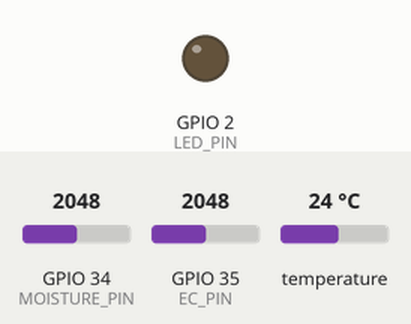
This sketch was run on a simulated ESP32. Shown: output pins drawn as LEDs (lit = HIGH). The test bench sets the inputs (shaded band); at power-on: GPIO 34 (MOISTURE_PIN) = 2048, GPIO 35 (EC_PIN) = 2048, temperature 24 °C. WiFi joins after 1.5 s; servers stay silent unless stated; no MQTT or app messages arrive unless stated; what the sketch prints to the serial monitor is not drawn.

Above: at 0.0 s.
At 2.1 s:
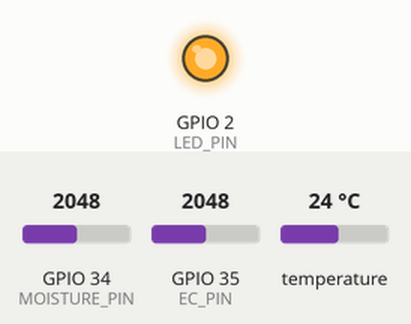
Timing chart, 0 to 4.8 s (numbered marks = the images above):
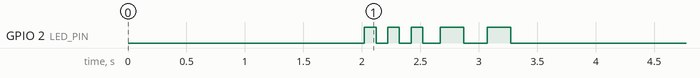

The sketch:

soil_monitor.ino
```cpp
/*
 * CropPulse ESP32 Soil Monitor Firmware
 * =======================================
 * Hardware:
 *   - Capacitive Moisture Sensor  → GPIO34 (ADC1)
 *   - DS18B20 Temperature Sensor  → GPIO4  (OneWire)
 *   - EC Sensor (analog)          → GPIO35 (ADC1)
 *   - Status LED (built-in)       → GPIO2
 *
 * Libraries required (install via Arduino Library Manager):
 *   - PubSubClient   by Nick O'Leary
 *   - DallasTemperature + OneWire by Miles Burton
 *   - ArduinoJson    by Benoit Blanchon
 *
 * Protocol: MQTT over WiFi → broker.hivemq.com:1883
 * Payload topic: soil/farm1/zone1
 */

#include <WiFi.h>
#include <PubSubClient.h>
#include <OneWire.h>
#include <DallasTemperature.h>
#include <ArduinoJson.h>

// ── WiFi credentials ─────────────────────────────────────────────────────
const char* WIFI_SSID     = "YOUR_WIFI_SSID";
const char* WIFI_PASSWORD = "YOUR_WIFI_PASSWORD";

// ── MQTT broker ───────────────────────────────────────────────────────────
const char* MQTT_BROKER    = "broker.hivemq.com";
const int   MQTT_PORT      = 1883;
const char* MQTT_TOPIC     = "soil/farm1/zone1";
const char* DEVICE_ID      = "esp32_farm1_zone1";

// ── Pin definitions ───────────────────────────────────────────────────────
#define MOISTURE_PIN   34    // Capacitive sensor (ADC)
#define TEMP_PIN        4    // DS18B20 OneWire data
#define EC_PIN         35    // EC sensor (ADC)
#define LED_PIN         2    // Built-in LED

// ── Calibration constants (tune with your specific sensors) ──────────────
// Capacitive moisture: raw ADC 4095 = dry air (0%), ~1500 = saturated (100%)
const int MOISTURE_DRY  = 3800;   // ADC reading in dry air
const int MOISTURE_WET  = 1400;   // ADC reading fully submerged

// EC sensor: voltage-to-dS/m conversion factor (adjust for your circuit)
const float EC_VOLTAGE_REF    = 3.3f;   // ESP32 ADC reference
const float EC_CELL_CONSTANT  = 1.0f;   // cm-1 – sensor-specific

// ── Timing ────────────────────────────────────────────────────────────────
const unsigned long READ_INTERVAL_MS = 30000UL;  // 30 seconds

// ── Globals ───────────────────────────────────────────────────────────────
WiFiClient   wifiClient;
PubSubClient mqttClient(wifiClient);
OneWire      oneWire(TEMP_PIN);
DallasTemperature tempSensor(&oneWire);

unsigned long lastReadTime = 0;
int reconnectAttempts = 0;

// ── LED helpers ───────────────────────────────────────────────────────────
void blinkLED(int times, int delayMs) {
  for (int i = 0; i < times; i++) {
    digitalWrite(LED_PIN, HIGH);
    delay(delayMs);
    digitalWrite(LED_PIN, LOW);
    delay(delayMs);
  }
}

// ── Sensor reading functions ──────────────────────────────────────────────
float readMoisturePct() {
  // Average 10 ADC samples to reduce noise
  long sum = 0;
  for (int i = 0; i < 10; i++) {
    sum += analogRead(MOISTURE_PIN);
    delay(5);
  }
  float raw = sum / 10.0f;
  // Map and clamp to 0–100%
  float pct = map(raw, MOISTURE_DRY, MOISTURE_WET, 0, 100);
  return constrain(pct, 0.0f, 100.0f);
}

float readTemperatureC() {
  tempSensor.requestTemperatures();
  float t = tempSensor.getTempCByIndex(0);
  if (t == DEVICE_DISCONNECTED_C || t < -50 || t > 85) {
    Serial.println("[WARN] DS18B20 disconnected or bad reading");
    return -999.0f;  // sentinel
  }
  return t;
}

float readEC_dSm() {
  // Average 10 samples
  long sum = 0;
  for (int i = 0; i < 10; i++) {
    sum += analogRead(EC_PIN);
    delay(5);
  }
  float raw = sum / 10.0f;
  float voltage = (raw / 4095.0f) * EC_VOLTAGE_REF;

  // Convert voltage to EC (dS/m) using simplified formula.
  // This is a placeholder — calibrate against a known EC solution.
  // Typical formula: EC = (voltage * conductivity_factor) / cell_constant
  float ec = (voltage * 1.8f) * EC_CELL_CONSTANT;
  return constrain(ec, 0.0f, 20.0f);
}

// ── WiFi ──────────────────────────────────────────────────────────────────
void connectWiFi() {
  Serial.print("[WiFi] Connecting to ");
  Serial.println(WIFI_SSID);
  WiFi.begin(WIFI_SSID, WIFI_PASSWORD);

  int attempts = 0;
  while (WiFi.status() != WL_CONNECTED && attempts < 30) {
    delay(500);
    Serial.print(".");
    attempts++;
  }

  if (WiFi.status() == WL_CONNECTED) {
    Serial.println("\n[WiFi] Connected! IP: " + WiFi.localIP().toString());
    blinkLED(3, 100);
  } else {
    Serial.println("\n[WiFi] FAILED – retrying in 10s");
    blinkLED(10, 80);
    delay(10000);
    ESP.restart();
  }
}

// ── MQTT ──────────────────────────────────────────────────────────────────
void connectMQTT() {
  mqttClient.setServer(MQTT_BROKER, MQTT_PORT);
  mqttClient.setKeepAlive(60);

  String clientId = String("esp32-") + String((uint32_t)ESP.getEfuseMac(), HEX);

  int backoffMs = 2000;
  while (!mqttClient.connected()) {
    Serial.print("[MQTT] Connecting as ");
    Serial.println(clientId);

    if (mqttClient.connect(clientId.c_str())) {
      Serial.println("[MQTT] Connected to " + String(MQTT_BROKER));
      reconnectAttempts = 0;
      blinkLED(2, 200);
    } else {
      reconnectAttempts++;
      Serial.print("[MQTT] Failed rc=");
      Serial.print(mqttClient.state());
      Serial.print(" – retry in ");
      Serial.print(backoffMs / 1000);
      Serial.println("s");
      delay(backoffMs);
      backoffMs = min(backoffMs * 2, 60000);  // exponential backoff, cap 60s
    }
  }
}

// ── Publish ───────────────────────────────────────────────────────────────
void publishReading(float moisture, float temperature, float ec) {
  StaticJsonDocument<256> doc;
  doc["device_id"]   = DEVICE_ID;
  doc["timestamp"]   = (long)(millis() / 1000);
  doc["moisture"]    = serialized(String(moisture, 2));
  doc["temperature"] = serialized(String(temperature, 2));
  doc["ec"]          = serialized(String(ec, 3));

  char payload[256];
  serializeJson(doc, payload);

  // LED blink while publishing
  digitalWrite(LED_PIN, HIGH);
  bool ok = mqttClient.publish(MQTT_TOPIC, payload, true);
  digitalWrite(LED_PIN, LOW);

  if (ok) {
    Serial.println("[MQTT] Published: " + String(payload));
  } else {
    Serial.println("[MQTT] Publish FAILED – will retry next cycle");
  }
}

// ── Setup ─────────────────────────────────────────────────────────────────
void setup() {
  Serial.begin(115200);
  delay(500);

  pinMode(LED_PIN, OUTPUT);
  digitalWrite(LED_PIN, LOW);

  Serial.println("\n==============================");
  Serial.println("  CropPulse ESP32 Firmware  ");
  Serial.println("==============================");

  tempSensor.begin();

  connectWiFi();
  connectMQTT();

  Serial.println("[Ready] Publishing every 30 seconds");
}

// ── Loop ──────────────────────────────────────────────────────────────────
void loop() {
  // Maintain MQTT connection
  if (!mqttClient.connected()) {
    Serial.println("[MQTT] Disconnected – reconnecting...");
    connectMQTT();
  }
  mqttClient.loop();

  // Check WiFi
  if (WiFi.status() != WL_CONNECTED) {
    Serial.println("[WiFi] Lost connection – reconnecting...");
    connectWiFi();
  }

  unsigned long now = millis();
  if (now - lastReadTime >= READ_INTERVAL_MS) {
    lastReadTime = now;

    float moisture    = readMoisturePct();
    float temperature = readTemperatureC();
    float ec          = readEC_dSm();

    // Skip publish if sensors return bad values
    if (temperature == -999.0f) {
      Serial.println("[Skip] Bad temperature reading – skipping cycle");
      blinkLED(5, 100);
      return;
    }

    Serial.printf("[Sensors] M:%.1f%% T:%.1f°C EC:%.3fdS/m\n",
                  moisture, temperature, ec);

    publishReading(moisture, temperature, ec);
  }
}
```
